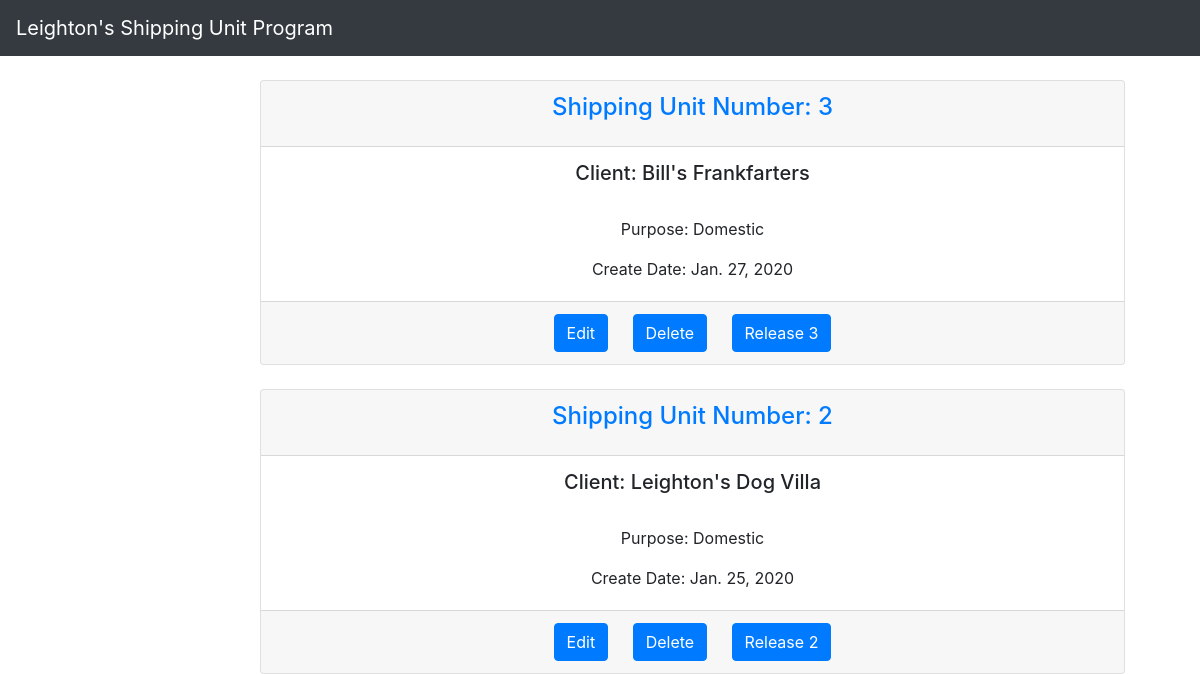
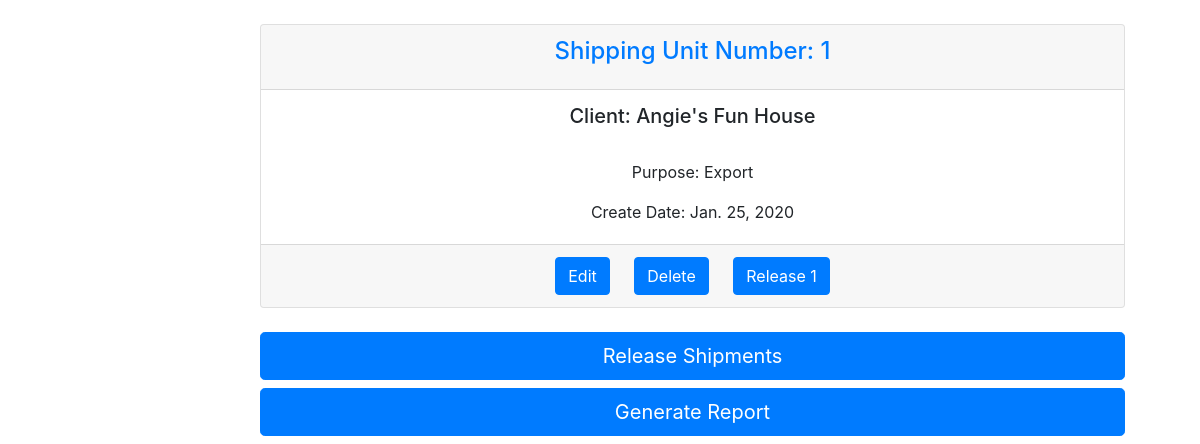
The page /units/ on the database as committed earlier (2 pictures, top to bottom).
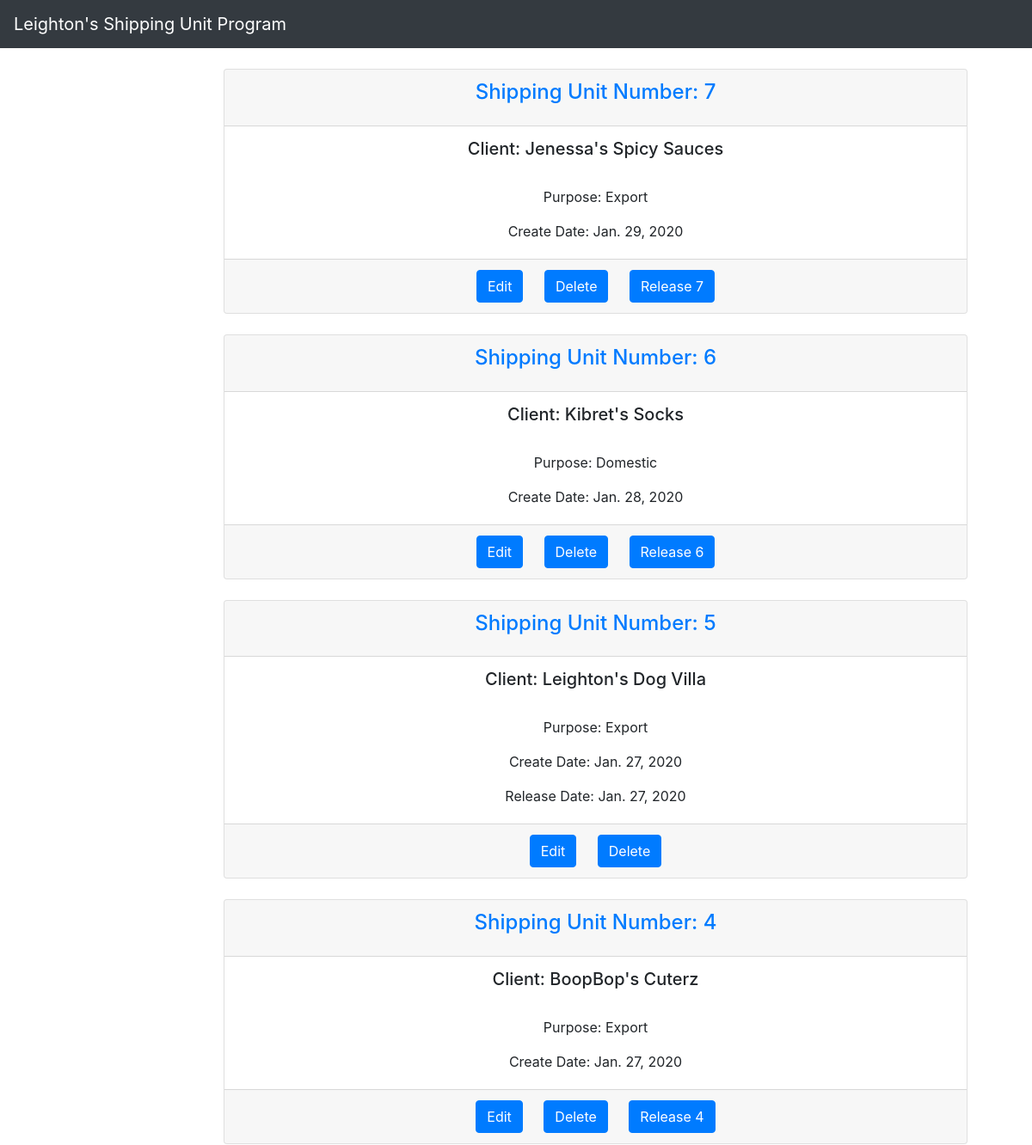
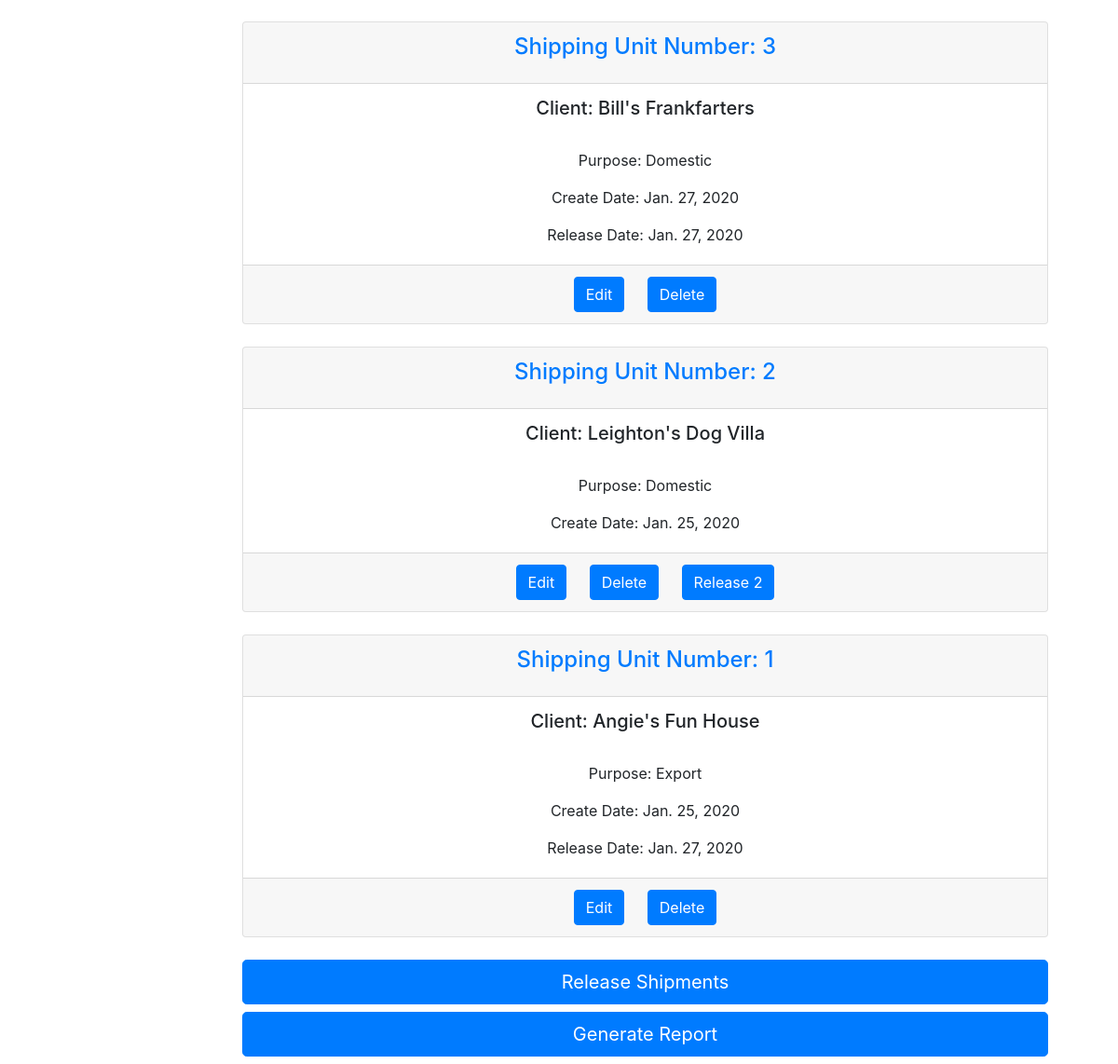
The same page on the database as committed later (2 pictures, top to bottom).
### units/models.py (models this page shows, shortened)
class Shipping_Units(models.Model):
    on_hand = models.AutoField(
        primary_key = True,
        editable = False,
    )
    client = models.CharField(max_length = 50)
    sub_client = models.CharField(max_length = 50, null = True, blank = True)
    width = models.PositiveIntegerField()
    length = models.PositiveIntegerField()
    height = models.PositiveIntegerField()
    gross_weight = models.PositiveIntegerField()
    purpose = models.CharField(max_length = 50)
    create_date = models.DateField(auto_now_add = True)
    release_date = models.DateField(null = True, blank = True)
    hawb = models.CharField(max_length = 50, null = True, blank = True)
    mawb = models.CharField(max_length = 50, null = True, blank = True)
    class Meta:
        ordering = ('release_date',)
    def get_absolute_url(self):
        return reverse('unit_detail', args = [str(self.on_hand)])

### units/views.py (the view)
# urls.py: path('units/', UnitListView.as_view(), name = 'unit_list'),
class UnitListView(ListView):
    model = Shipping_Units
    context_object_name = 'unit_list'
    template_name = 'units/unit_list.html'
    ordering = ['-on_hand']

### templates/units/unit_list.html (shortened to what this page needs)
{% extends 'base.html' %}
{% block content %}
    {% if unit_list %}
        {% for unit in unit_list %}
        <br>
        <div class="container">
            <div class="card text-center">
                <div class="card-header">
                    <h4 class="card-title"><a href="{{ unit.get_absolute_url }}">Shipping Unit Number: {{ unit.on_hand }}</a></h4>
                </div>
                <div class="card-body">
                    <h5 class="card-subtitle mb-2">Client: {{ unit.client }}</h5>
                    <br>
                    <p class="card-text">Purpose: {{ unit.purpose }}</p>
                    <p class="card-text">Create Date: {{ unit.create_date }}</p>
                    {% if unit.release_date %}
                        <p class="card-text">Release Date: {{ unit.release_date }}</p>
                    {% endif %}
                </div>
                <div class="card-footer">
                    <a href="{% url 'unit_edit' unit.pk %}" class="card-link btn btn-primary">Edit</a>
                    <a href="{% url 'unit_delete' unit.pk %}" class="card-link btn btn-primary">Delete</a>
                    {% if not unit.release_date %}
                        <a href="{% url 'unit_release' unit.pk %}" class="card-link btn btn-primary">Release {{ unit.on_hand }}</a>
                    {% endif %}
                </div>
            </div>
        </div>
        {% endfor %}
        <br>
        <div class="container">
            <h2><a href="{% url 'units_release' %}" class="btn btn-primary btn-lg btn-block">Release Shipments</a></h2>
            <h2><a href="{% url 'csv_units' %}" class="btn btn-primary btn-lg btn-block">Generate Report</a></h2>
        </div>
    {% else %}
    <h1>No units!</h1>
    {% endif %}
{% endblock content %}

### templates/base.html (shortened to what this page needs)
{% load unit_tags %}
{% load static %}
<!DOCTYPE html>
<html lang="en">
    <head>
        <link rel="stylesheet" href="https://stackpath.bootstrapcdn.com/bootstrap/4.3.1/css/bootstrap.min.css">
        <link rel="stylesheet" type="text/css" href="{% static 'css/base.css' %}">
    </head>
    <body>
        {% if user.is_authenticated %}
        <nav class="navbar navbar-expand-lg navbar-dark bg-dark header">
            <a class="navbar-brand" href="{% url 'home' %}">Leighton's Shipping Unit Program</a><span class="text-white">{% now "F jS, Y" %}</span>
            <button class="navbar-toggler" type="button" data-toggle="collapse" data-target="#navbarSupportedContent" aria-controls="navbarSupportedContent" aria-expanded="false" aria-label="Toggle navigation">
            <span class="navbar-toggler-icon"></span>
            </button>
            <div class="collapse navbar-collapse" id="navbarSupportedContent">
                <ul class="navbar-nav mr-auto">
                    <li class="nav-item active">
                        <a class="nav-link" href="{% url 'home' %}">Home <span class="sr-only">(current)</span></a>
                    </li>
                    <li class="nav-item">
                        <a class="nav-link" href="{% url 'unit_list' %}">View Shipments</a>
                    </li>
                    <li>
                        <a class="nav-link" href="{% url 'unit_new' %}">Create Shipment</a>
                    </li>
                </ul>
                <form class="form-inline my-2 my-lg-0" action="{% url 'search_results' %}">
                    <input class="form-control mr-sm-2" name="q" type="search" placeholder="Search" aria-label="Search">
                    <button class="btn btn-outline-success my-2 my-sm-0" type="submit">Search</button>
                </form>
            </div>
        </nav>
        <br>
        <div class="container sidenav">
            <aside class="float">
                <ul class="list-group">
                    <li class="list-group-item list-group-item-action">Shipments in house: <span id="unit_count" class="badge badge-primary badge-pill">{% unit_count %}</span></li>
                    <li class="list-group-item list-group-item-action">Shipments released: <span id="released_count" class="badge badge-primary badge-pill">{% released_count %}</span></li>
                    <li class="list-group-item list-group-item-action">Total Weight in House: <span id="released_count" class="badge badge-primary badge-pill">{% in_house_weight %}</span></li>
                    <a href="{% url 'unit_list' %}" class="list-group-item list-group-item-action">View Shipments</a>
                    <a href="{% url 'unit_new' %}" class="list-group-item list-group-item-action">Create Shipment</a>
                </ul>
            </aside>
        </div>
        {% else %}
        <nav class="navbar navbar-expand-lg navbar-dark bg-dark">
            <a class="navbar-brand" href="{% url 'home' %}">Leighton's Shipping Unit Program</a>
        </nav>
        {% endif %}
        <div class="container">
            <div class="col-10 float-right">
                {% block content %}
                {% endblock content %}
            </div>
        </div>
    </body>
</html>

Rows that differ between the two databases and show on the page:
added Shipping_Units: on_hand "7", client "Jenessa's Spicy Sauces", purpose "Export", create_date "Jan. 29, 2020"
added Shipping_Units: on_hand "6", client "Kibret's Socks", purpose "Domestic", create_date "Jan. 28, 2020"
added Shipping_Units: on_hand "5", client "Leighton's Dog Villa", purpose "Export", create_date "Jan. 27, 2020", release_date "Jan. 27, 2020"
added Shipping_Units: on_hand "4", client "BoopBop's Cuterz", purpose "Export", create_date "Jan. 27, 2020"
changed Shipping_Units "Bill's Frankfarters": release_date (not shown) → "Jan. 27, 2020"; on_hand "3" → (not shown); release_date "Release" → "Release Date:"
changed Shipping_Units "Angie's Fun House": release_date (not shown) → "Jan. 27, 2020"; on_hand "1" → (not shown); release_date "Release" → "Release Date:"
